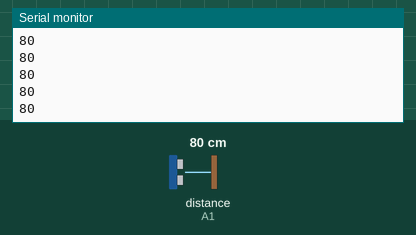
This sketch was run on a simulated Arduino Uno, built with avr-gcc and run on an emulated ATmega328P. Shown: the last lines printed to the serial monitor. The test bench sets the inputs (shaded band); at power-on: distance to the obstacle (sensor on A1) 80 cm. The echo pulse lasts 58.3 µs per cm.

Above: at 1.2 s.
1.3 s: distance to the obstacle (sensor on A1) set to 2 cm
At 1.9 s:
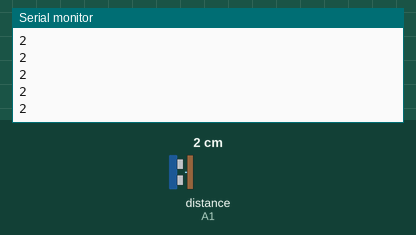
2.8 s: distance to the obstacle (sensor on A1) set to 4 cm
At 3.9 s:
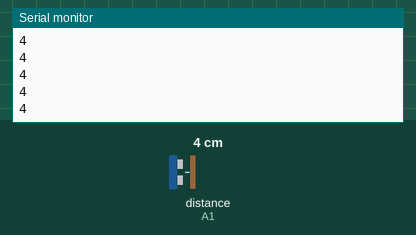
Timing chart, 0 to 5.8 s (numbered marks = the images above; inputs shaded):
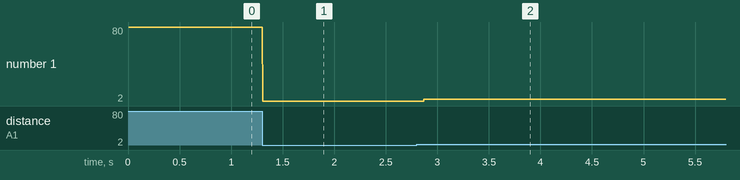

The sketch:

Sensor_Ultrassonico_Teste.ino
```cpp
#include <Ultrasonic.h>

#define echoPin A1
#define trigPin 11

Ultrasonic sensor(trigPin, echoPin);


void setup() {
  // put your setup code here, to run once:
  Serial.begin(9600);
}

void loop() {
  // put your main code here, to run repeatedly:
  String input = "";
  int leitura = 0;


    leitura = sensor.Ranging(CM);
    Serial.println(String(leitura));

}
```

Measured:
- after the input at 1.3 s, the serial monitor: prints a new line at once (image 1)
- after the input at 2.8 s, the serial monitor: prints a new line after 0.07 s (image 2)
- plotted number 1: 80 → 2 after the input at 1.3 s, 2 → 4 after the input at 2.8 s
